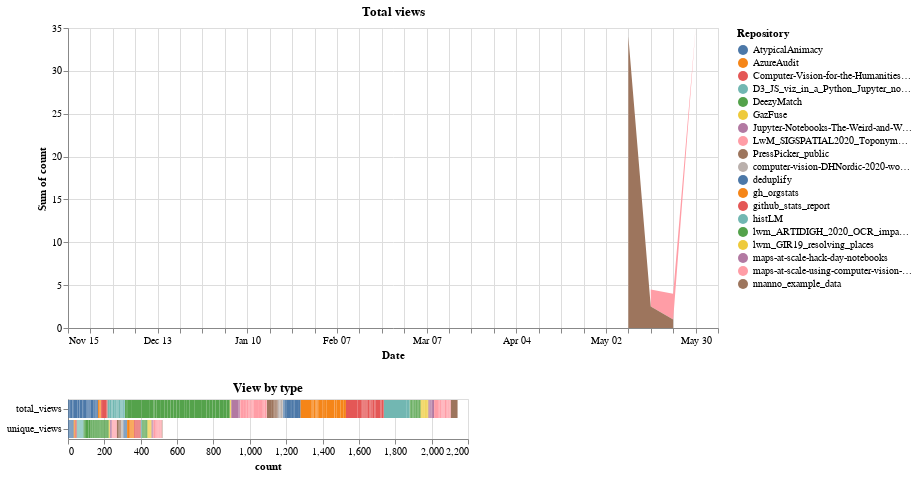

Notebook code cell kept with this figure:
### Markdown cell above
## Views over time

The top chart shows us the total views over time by repository, the bottom histogram breaks this down by view type

### Code cell
chart & bar

### Figure 1 — Vega-Lite specification as saved in the notebook (floating-point values rounded to 4 significant figures; data arrays with more than 128 entries replaced by an {"elided": "..."} marker saying what was removed)
{"config": {"view": {"continuousWidth": 400, "continuousHeight": 300}}, "vconcat": [{"mark": "area", "encoding": {"color": {"type": "nominal", "field": "variable_0", "title": "Repository"}, "tooltip": {"type": "quantitative", "aggregate": "sum", "field": "count"}, "x": {"type": "temporal", "axis": {"tickCount": 24, "title": "Date"}, "field": "index"}, "y": {"type": "quantitative", "aggregate": "sum", "field": "count"}}, "selection": {"selector001": {"type": "interval"}}, "title": "Total views", "transform": [{"filter": {"equal": "total_views", "field": "variable_1"}}], "width": 650}, {"mark": "bar", "encoding": {"color": {"type": "nominal", "field": "variable_0", "title": "Repository"}, "x": {"type": "quantitative", "field": "count"}, "y": {"type": "nominal", "field": "variable_1", "title": null}}, "title": "View by type", "transform": [{"filter": {"selection": "selector001"}}]}], "data": {"name": "data-77d17d93d9dea270a4182f2be6105763"}, "$schema": "https://vega.github.io/schema/vega-lite/v4.8.1.json", "datasets": {"data-77d17d93d9dea270a4182f2be6105763": {"elided": "1140 records"}}}
